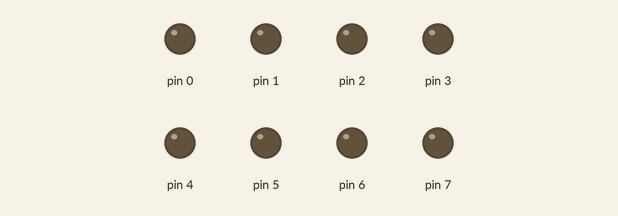
Simulated run of this sketch. Board: Arduino Uno, built with avr-gcc and run on an emulated ATmega328P. On the bench: output pins drawn as LEDs (lit = HIGH).

Above: at 0.5 s.
At 2.5 s:
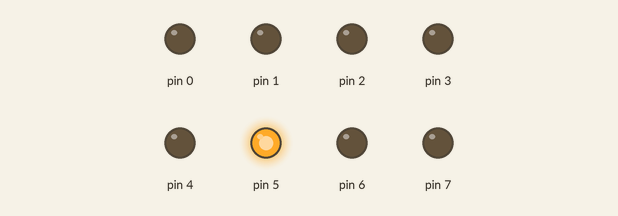
At 4.5 s:
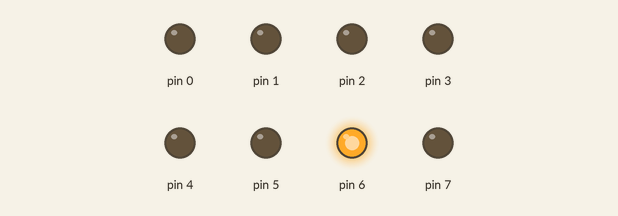
At 9.5 s:
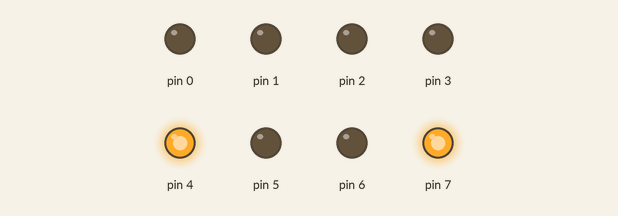
At 14.5 s:
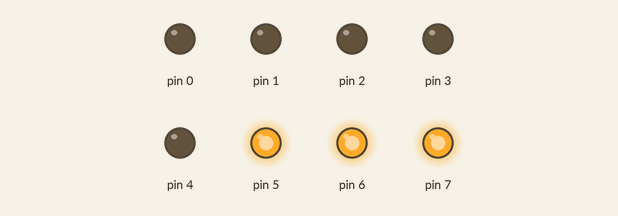
At 19.5 s:
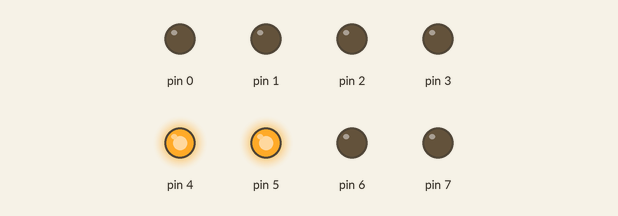
Timing chart, 0 to 20.8 s (numbered marks = the images above):
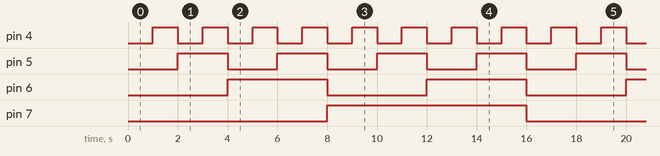

Measured:
- by itself, pin 4: alternates HIGH for 1.0 s and LOW for 1.0 s
- by itself, pin 5: alternates HIGH for 2.0 s and LOW for 2.0 s
- by itself, pin 6: alternates HIGH for 4.0 s and LOW for 4.0 s
- by itself, pin 7: alternates HIGH for 8.0 s and LOW for 8.0 s

The sketch:

led_strip_sequence_code.ino
```cpp
void setup() {

DDRD=0xFF;
}

void loop() {
  // put your main code here, to run repeatedly:
  PORTD=0x00;
  delay(1000);
  PORTD=0x10;
  delay(1000);
  PORTD=0x20;
  delay(1000);
  PORTD=0x30;
  delay(1000);
  PORTD=0x40;
  delay(1000);
  PORTD=0x50;
  delay(1000);
  PORTD=0x60;
  delay(1000);
  PORTD=0x70;
  delay(1000);
  PORTD=0x80;
  delay(1000);
  PORTD=0x90;
  delay(1000);
  PORTD=0xa0;
  delay(1000);
    PORTD=0xB0;
  delay(1000);
    PORTD=0xc0;
  delay(1000);
    PORTD=0xD0;
  delay(1000);
    PORTD=0xE0;
  delay(1000);
    PORTD=0xF0;
  delay(1000);
}
```
